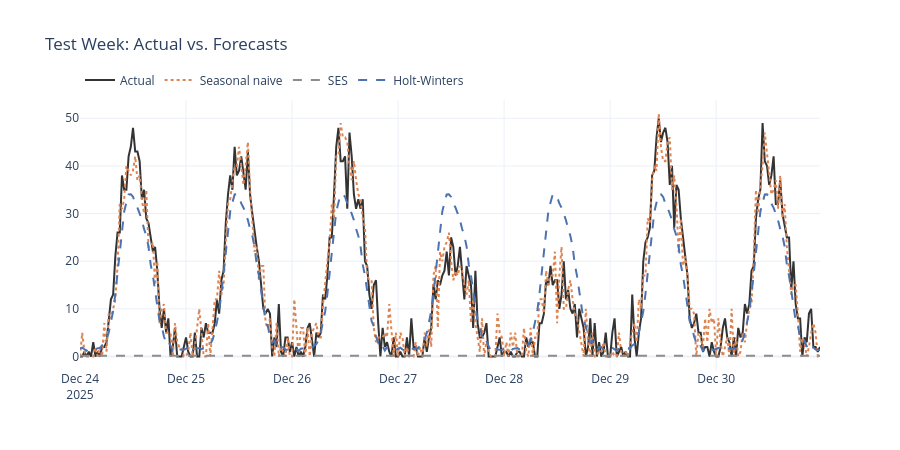

This figure's notebook cell:
### Markdown cell above
### Visual Comparison: Seasonal Naive vs. SES vs. Holt-Winters

### Code cell
fig = go.Figure()
fig.add_trace(go.Scatter(x=test.index, y=test.values, name='Actual', line=dict(color='#333333', width=2)))
fig.add_trace(go.Scatter(x=test.index, y=seasonal_naive_forecast.values, name='Seasonal naive', line=dict(color='#DD8452', dash='dot')))
fig.add_trace(go.Scatter(x=test.index, y=ses_forecast.values, name='SES', line=dict(color='#8C8C8C', dash='dash')))
fig.add_trace(go.Scatter(x=test.index, y=hw_forecast.values, name='Holt-Winters', line=dict(color='#4C72B0', dash='dash')))
fig.update_layout(
    title='Test Week: Actual vs. Forecasts',
    template='plotly_white', height=450,
    legend=dict(orientation='h', yanchor='bottom', y=1.02)
)
fig.write_image("plots/56_visual_comparison_seasonal_naive_vs_ses_.png", scale=2)
fig.show()

### Figure 1 — Plotly figure (JSON) as saved in the notebook; plotly's stock layout.template omitted (floating-point values rounded to 4 significant figures; data arrays with more than 128 entries replaced by an {"elided": "..."} marker saying what was removed)
{"data": [{"line": {"color": "#333333", "width": 2}, "name": "Actual", "type": "scatter", "x": {"elided": "336 str values"}, "y": {"elided": "336 int values"}}, {"line": {"color": "#DD8452", "dash": "dot"}, "name": "Seasonal naive", "type": "scatter", "x": {"elided": "336 str values"}, "y": {"elided": "336 int values"}}, {"line": {"color": "#8C8C8C", "dash": "dash"}, "name": "SES", "type": "scatter", "x": {"elided": "336 str values"}, "y": {"elided": "336 float values"}}, {"line": {"color": "#4C72B0", "dash": "dash"}, "name": "Holt-Winters", "type": "scatter", "x": {"elided": "336 str values"}, "y": {"elided": "336 float values"}}], "layout": {"height": 450, "legend": {"orientation": "h", "y": 1.02, "yanchor": "bottom"}, "title": {"text": "Test Week: Actual vs. Forecasts"}}}
